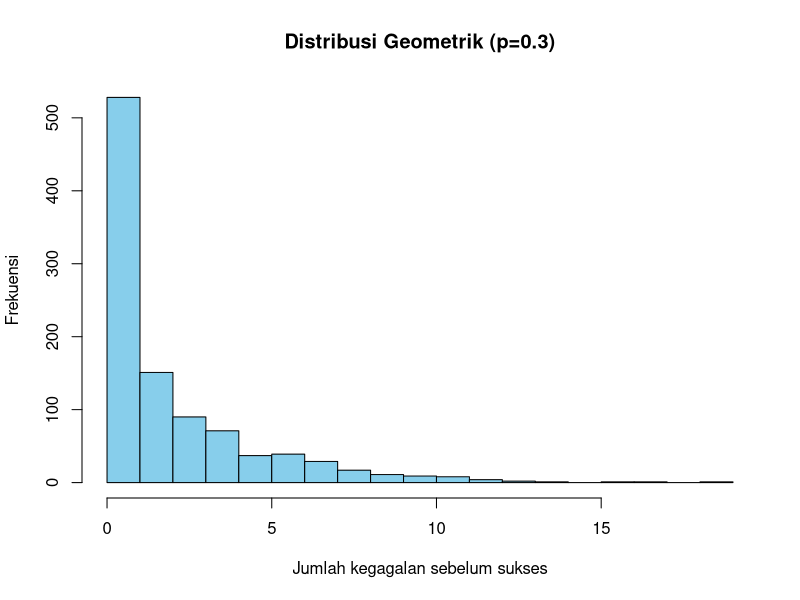
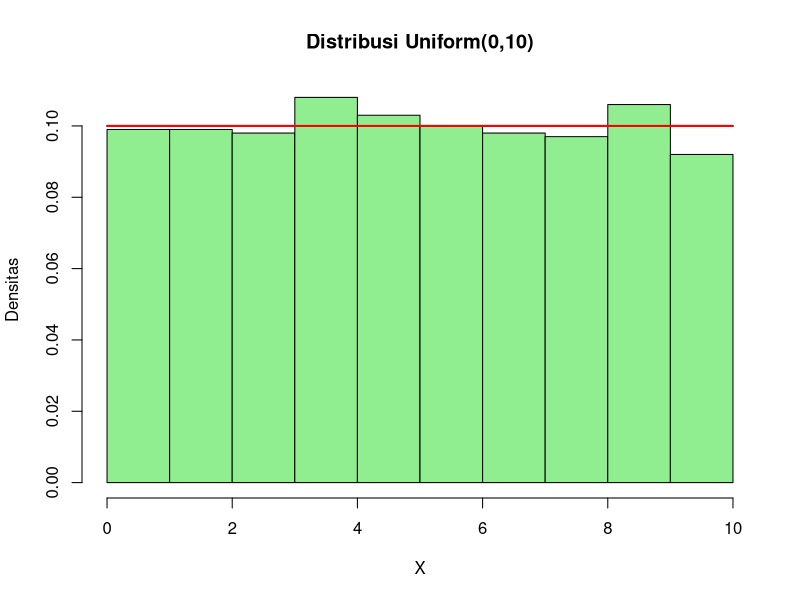
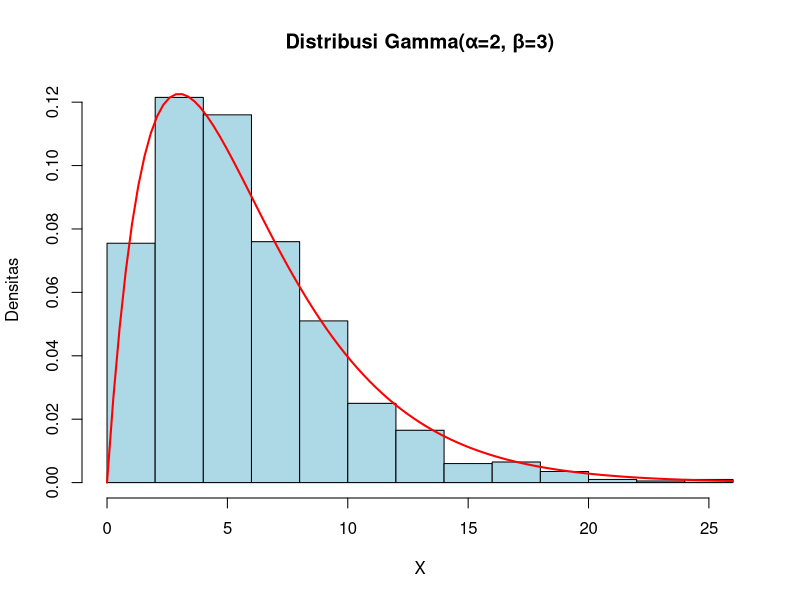
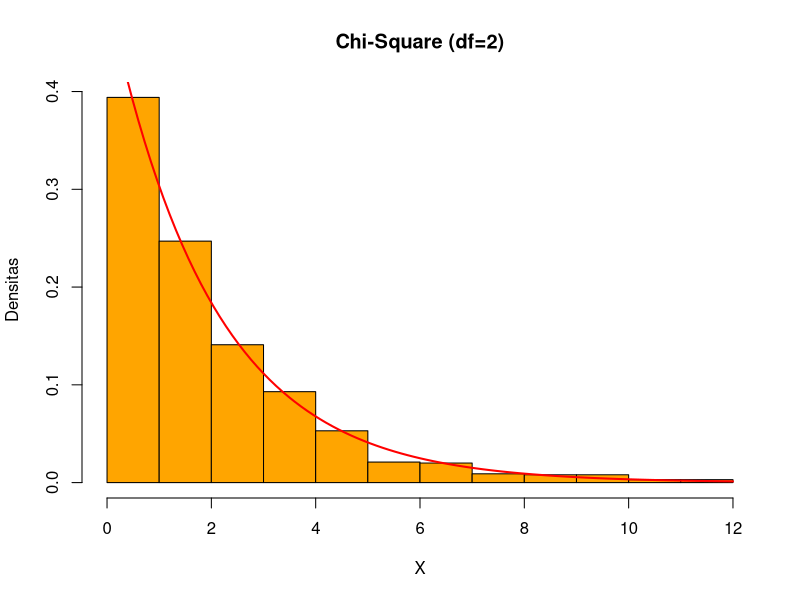
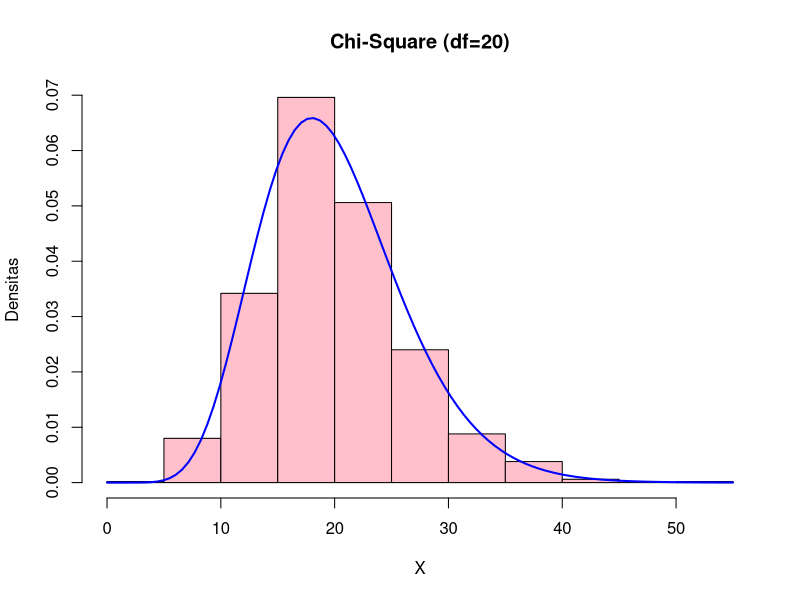
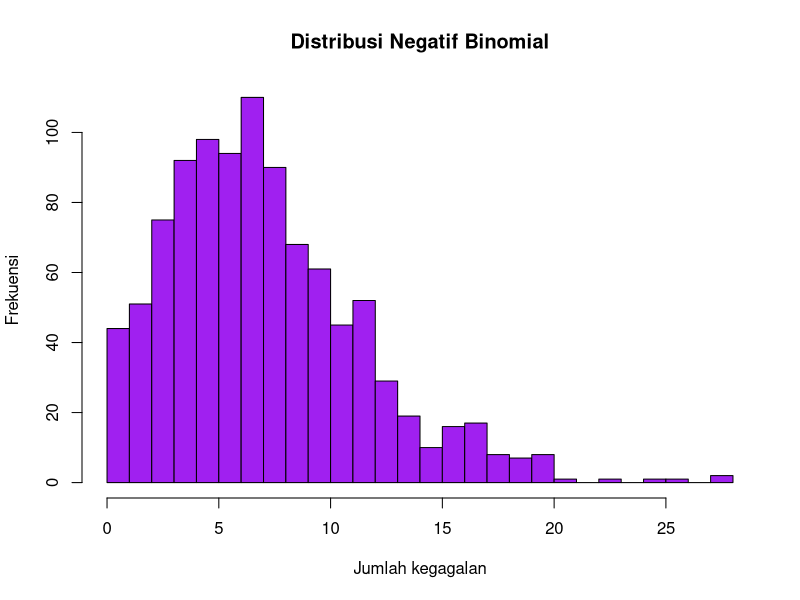

Reproduce these figures in R, in order.
#Nomor 1

# Distribusi Geometrik
set.seed(123)

# Parameter
p <- 0.3      # peluang sukses
n <- 1000     # jumlah sampel

# Generate data acak
data_geom <- rgeom(n, prob = p)

# Histogram frekuensi
hist(data_geom, breaks = 20, col = "skyblue", main = "Distribusi Geometrik (p=0.3)",
     xlab = "Jumlah kegagalan sebelum sukses", ylab = "Frekuensi")

# Hitung rata-rata & varians sampel
mean_sample <- mean(data_geom)
var_sample <- var(data_geom)

# Nilai teoritis
mean_theory <- (1 - p) / p
var_theory <- (1 - p) / (p^2)

# Tampilkan hasil
cat("Rata-rata sampel   =", mean_sample, "\n")
cat("Rata-rata teori    =", mean_theory, "\n")
cat("Varians sampel     =", var_sample, "\n")
cat("Varians teori      =", var_theory, "\n")


#--------------------------------------------------------------------------------------------
#Nomor 2

#Distribusi Kontinu
set.seed(123)

# Parameter
a <- 0; b <- 10
n <- 1000

# Generate data
data_unif <- runif(n, min = a, max = b)

# Histogram + overlay densitas teoritis
hist(data_unif, probability = TRUE, col = "lightgreen",
     main = "Distribusi Uniform(0,10)", xlab = "X", ylab = "Densitas")
curve(dunif(x, min=a, max=b), col = "red", lwd = 2, add = TRUE)

# Hitung rata-rata & varians
mean_sample <- mean(data_unif)
var_sample <- var(data_unif)

# Teori
mean_theory <- (a + b) / 2
var_theory <- (b - a)^2 / 12

cat("Uniform\n")
cat("Mean sampel   =", mean_sample, " | Teori =", mean_theory, "\n")
cat("Var sampel    =", var_sample, " | Teori =", var_theory, "\n\n")

#--------------------------------------------------------------------------------------------
#Nomor 3

#Distribusi Gamma

set.seed(123)

# Parameter
alpha <- 2   # shape
beta <- 3    # scale
n <- 1000

# Generate data
data_gamma <- rgamma(n, shape = alpha, scale = beta)

# Histogram + overlay densitas
hist(data_gamma, probability = TRUE, col = "lightblue",
     main = "Distribusi Gamma(α=2, β=3)", xlab = "X", ylab = "Densitas")
curve(dgamma(x, shape = alpha, scale = beta), col = "red", lwd = 2, add = TRUE)

# Hitung rata-rata & varians
mean_sample <- mean(data_gamma)
var_sample <- var(data_gamma)

# Teori
mean_theory <- alpha * beta
var_theory <- alpha * (beta^2)

cat("Gamma\n")
cat("Mean sampel   =", mean_sample, " | Teori =", mean_theory, "\n")
cat("Var sampel    =", var_sample, " | Teori =", var_theory, "\n\n")


#Nomor 4
#Distribusi Chi-Square
set.seed(123)

# Parameter
n <- 1000
k_small <- 2   # derajat kebebasan kecil
k_large <- 20  # derajat kebebasan besar

# Generate data
data_chi_small <- rchisq(n, df = k_small)
data_chi_large <- rchisq(n, df = k_large)

# Histogram untuk k kecil
hist(data_chi_small, probability = TRUE, col = "orange",
     main = paste("Chi-Square (df=", k_small, ")", sep=""),
     xlab = "X", ylab = "Densitas")
curve(dchisq(x, df = k_small), col = "red", lwd = 2, add = TRUE)

# Histogram untuk k besar
hist(data_chi_large, probability = TRUE, col = "pink",
     main = paste("Chi-Square (df=", k_large, ")", sep=""),
     xlab = "X", ylab = "Densitas")
curve(dchisq(x, df = k_large), col = "blue", lwd = 2, add = TRUE)

#Nomor 5
#Distribusi Negatif Binomial

set.seed(123)

# Parameter
r <- 5     # jumlah sukses
p <- 0.4   # peluang sukses
n <- 1000

# Generate data
data_nb <- rnbinom(n, size = r, prob = p)

# Histogram
hist(data_nb, breaks = 20, col = "purple", main = "Distribusi Negatif Binomial",
     xlab = "Jumlah kegagalan", ylab = "Frekuensi")

# Hitung rata-rata & varians
mean_sample <- mean(data_nb)
var_sample <- var(data_nb)

# Teori
mean_theory <- r * (1 - p) / p
var_theory <- r * (1 - p) / (p^2)

cat("Negatif Binomial\n")
cat("Mean sampel   =", mean_sample, " | Teori =", mean_theory, "\n")
cat("Var sampel    =", var_sample, " | Teori =", var_theory, "\n\n")